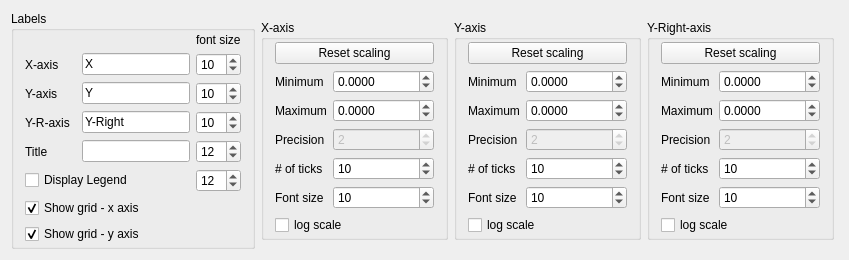
<?xml version="1.0" encoding="UTF-8"?>
<ui version="4.0">
 <class>Chart_display_control</class>
 <widget class="QWidget" name="Chart_display_control">
  <property name="geometry">
   <rect>
    <x>0</x>
    <y>0</y>
    <width>849</width>
    <height>228</height>
   </rect>
  </property>
  <property name="sizePolicy">
   <sizepolicy hsizetype="Preferred" vsizetype="MinimumExpanding">
    <horstretch>0</horstretch>
    <verstretch>0</verstretch>
   </sizepolicy>
  </property>
  <property name="maximumSize">
   <size>
    <width>16777215</width>
    <height>1000000</height>
   </size>
  </property>
  <property name="windowTitle">
   <string>Chart_display_control</string>
  </property>
  <layout class="QHBoxLayout" name="horizontalLayout">
   <item>
    <widget class="QGroupBox" name="labelbox">
     <property name="sizePolicy">
      <sizepolicy hsizetype="MinimumExpanding" vsizetype="Fixed">
       <horstretch>0</horstretch>
       <verstretch>0</verstretch>
      </sizepolicy>
     </property>
     <property name="title">
      <string>Labels</string>
     </property>
     <property name="flat">
      <bool>false</bool>
     </property>
     <property name="checkable">
      <bool>false</bool>
     </property>
     <layout class="QVBoxLayout" name="verticalLayout_2">
      <property name="topMargin">
       <number>2</number>
      </property>
      <property name="bottomMargin">
       <number>2</number>
      </property>
      <item>
       <layout class="QGridLayout" name="gridLayout_3">
        <item row="0" column="0">
         <widget class="QWidget" name="widget_2" native="true"/>
        </item>
        <item row="0" column="1" colspan="2">
         <widget class="QWidget" name="widget_3" native="true"/>
        </item>
        <item row="0" column="3">
         <widget class="QLabel" name="label_12">
          <property name="text">
           <string>font size</string>
          </property>
         </widget>
        </item>
        <item row="1" column="0">
         <widget class="QLabel" name="label">
          <property name="text">
           <string>X-axis</string>
          </property>
         </widget>
        </item>
        <item row="1" column="1" colspan="2">
         <widget class="QLineEdit" name="x_label_edit">
          <property name="text">
           <string>X</string>
          </property>
         </widget>
        </item>
        <item row="1" column="3">
         <widget class="QSpinBox" name="x_label_font_size">
          <property name="minimum">
           <number>2</number>
          </property>
          <property name="maximum">
           <number>40</number>
          </property>
          <property name="value">
           <number>10</number>
          </property>
         </widget>
        </item>
        <item row="2" column="0">
         <widget class="QLabel" name="label_2">
          <property name="text">
           <string>Y-axis</string>
          </property>
         </widget>
        </item>
        <item row="2" column="1" colspan="2">
         <widget class="QLineEdit" name="y_label_edit">
          <property name="text">
           <string>Y</string>
          </property>
         </widget>
        </item>
        <item row="2" column="3">
         <widget class="QSpinBox" name="y_label_font_size">
          <property name="minimum">
           <number>2</number>
          </property>
          <property name="maximum">
           <number>40</number>
          </property>
          <property name="value">
           <number>10</number>
          </property>
         </widget>
        </item>
        <item row="3" column="0">
         <widget class="QLabel" name="y_right_label">
          <property name="text">
           <string>Y-R-axis</string>
          </property>
         </widget>
        </item>
        <item row="3" column="1" colspan="2">
         <widget class="QLineEdit" name="y_right_label_edit">
          <property name="text">
           <string>Y-Right</string>
          </property>
         </widget>
        </item>
        <item row="3" column="3">
         <widget class="QSpinBox" name="y_right_label_font_size">
          <property name="minimum">
           <number>2</number>
          </property>
          <property name="maximum">
           <number>40</number>
          </property>
          <property name="value">
           <number>10</number>
          </property>
         </widget>
        </item>
        <item row="4" column="0">
         <widget class="QLabel" name="label_3">
          <property name="text">
           <string>Title</string>
          </property>
         </widget>
        </item>
        <item row="4" column="1" colspan="2">
         <widget class="QLineEdit" name="title_label_edit"/>
        </item>
        <item row="4" column="3">
         <widget class="QSpinBox" name="title_font_size">
          <property name="minimum">
           <number>2</number>
          </property>
          <property name="maximum">
           <number>40</number>
          </property>
          <property name="value">
           <number>12</number>
          </property>
         </widget>
        </item>
        <item row="5" column="0" colspan="2">
         <widget class="QCheckBox" name="legend_display">
          <property name="text">
           <string>Display Legend</string>
          </property>
         </widget>
        </item>
        <item row="5" column="2">
         <widget class="QWidget" name="widget" native="true"/>
        </item>
        <item row="5" column="3">
         <widget class="QSpinBox" name="legend_font_size">
          <property name="minimum">
           <number>2</number>
          </property>
          <property name="maximum">
           <number>40</number>
          </property>
          <property name="value">
           <number>12</number>
          </property>
         </widget>
        </item>
       </layout>
      </item>
      <item>
       <widget class="QCheckBox" name="x_grid_display">
        <property name="text">
         <string>Show grid - x axis</string>
        </property>
        <property name="checked">
         <bool>true</bool>
        </property>
       </widget>
      </item>
      <item>
       <widget class="QCheckBox" name="y_grid_display">
        <property name="text">
         <string>Show grid - y axis</string>
        </property>
        <property name="checked">
         <bool>true</bool>
        </property>
       </widget>
      </item>
     </layout>
    </widget>
   </item>
   <item>
    <widget class="QGroupBox" name="xbox">
     <property name="sizePolicy">
      <sizepolicy hsizetype="Preferred" vsizetype="Fixed">
       <horstretch>0</horstretch>
       <verstretch>0</verstretch>
      </sizepolicy>
     </property>
     <property name="title">
      <string>X-axis</string>
     </property>
     <property name="flat">
      <bool>false</bool>
     </property>
     <layout class="QVBoxLayout" name="verticalLayout">
      <property name="sizeConstraint">
       <enum>QLayout::SetMinimumSize</enum>
      </property>
      <property name="topMargin">
       <number>2</number>
      </property>
      <property name="bottomMargin">
       <number>2</number>
      </property>
      <item>
       <layout class="QGridLayout" name="gridLayout">
        <property name="sizeConstraint">
         <enum>QLayout::SetMinimumSize</enum>
        </property>
        <item row="5" column="1">
         <widget class="QSpinBox" name="x_axis_font_size">
          <property name="minimum">
           <number>2</number>
          </property>
          <property name="maximum">
           <number>40</number>
          </property>
          <property name="singleStep">
           <number>2</number>
          </property>
          <property name="value">
           <number>10</number>
          </property>
         </widget>
        </item>
        <item row="5" column="0">
         <widget class="QLabel" name="label_13">
          <property name="text">
           <string>Font size</string>
          </property>
         </widget>
        </item>
        <item row="4" column="1">
         <widget class="QSpinBox" name="x_nticks">
          <property name="value">
           <number>10</number>
          </property>
         </widget>
        </item>
        <item row="4" column="0">
         <widget class="QLabel" name="label_9">
          <property name="text">
           <string># of ticks</string>
          </property>
         </widget>
        </item>
        <item row="3" column="1">
         <widget class="QSpinBox" name="x_precision">
          <property name="enabled">
           <bool>false</bool>
          </property>
          <property name="value">
           <number>2</number>
          </property>
         </widget>
        </item>
        <item row="3" column="0">
         <widget class="QLabel" name="label_8">
          <property name="text">
           <string>Precision</string>
          </property>
         </widget>
        </item>
        <item row="2" column="1">
         <widget class="QDoubleSpinBox" name="x_max">
          <property name="decimals">
           <number>4</number>
          </property>
          <property name="minimum">
           <double>-999999999.000000000000000</double>
          </property>
          <property name="maximum">
           <double>999999999.000000000000000</double>
          </property>
         </widget>
        </item>
        <item row="2" column="0">
         <widget class="QLabel" name="label_5">
          <property name="text">
           <string>Maximum</string>
          </property>
         </widget>
        </item>
        <item row="1" column="1">
         <widget class="QDoubleSpinBox" name="x_min">
          <property name="decimals">
           <number>4</number>
          </property>
          <property name="minimum">
           <double>-999999999.000000000000000</double>
          </property>
          <property name="maximum">
           <double>999999999.000000000000000</double>
          </property>
         </widget>
        </item>
        <item row="1" column="0">
         <widget class="QLabel" name="label_4">
          <property name="text">
           <string>Minimum</string>
          </property>
         </widget>
        </item>
        <item row="0" column="0" colspan="2">
         <widget class="QPushButton" name="x_autoscale">
          <property name="text">
           <string>Reset scaling</string>
          </property>
         </widget>
        </item>
       </layout>
      </item>
      <item>
       <widget class="QCheckBox" name="x_logscale">
        <property name="text">
         <string>log scale</string>
        </property>
       </widget>
      </item>
     </layout>
    </widget>
   </item>
   <item>
    <widget class="QGroupBox" name="ybox">
     <property name="sizePolicy">
      <sizepolicy hsizetype="Preferred" vsizetype="Fixed">
       <horstretch>0</horstretch>
       <verstretch>0</verstretch>
      </sizepolicy>
     </property>
     <property name="title">
      <string>Y-axis</string>
     </property>
     <property name="flat">
      <bool>false</bool>
     </property>
     <layout class="QVBoxLayout" name="verticalLayout_3">
      <property name="sizeConstraint">
       <enum>QLayout::SetMinimumSize</enum>
      </property>
      <property name="topMargin">
       <number>2</number>
      </property>
      <property name="bottomMargin">
       <number>2</number>
      </property>
      <item>
       <layout class="QGridLayout" name="gridLayout_2">
        <property name="sizeConstraint">
         <enum>QLayout::SetMinimumSize</enum>
        </property>
        <item row="0" column="0" colspan="2">
         <widget class="QPushButton" name="y_autoscale">
          <property name="text">
           <string>Reset scaling</string>
          </property>
         </widget>
        </item>
        <item row="1" column="0">
         <widget class="QLabel" name="label_6">
          <property name="text">
           <string>Minimum</string>
          </property>
         </widget>
        </item>
        <item row="1" column="1">
         <widget class="QDoubleSpinBox" name="y_min">
          <property name="decimals">
           <number>4</number>
          </property>
          <property name="minimum">
           <double>-999999999.000000000000000</double>
          </property>
          <property name="maximum">
           <double>999999999.000000000000000</double>
          </property>
         </widget>
        </item>
        <item row="2" column="0">
         <widget class="QLabel" name="label_7">
          <property name="text">
           <string>Maximum</string>
          </property>
         </widget>
        </item>
        <item row="2" column="1">
         <widget class="QDoubleSpinBox" name="y_max">
          <property name="decimals">
           <number>4</number>
          </property>
          <property name="minimum">
           <double>-999999.000000000000000</double>
          </property>
          <property name="maximum">
           <double>999999999.000000000000000</double>
          </property>
         </widget>
        </item>
        <item row="3" column="0">
         <widget class="QLabel" name="label_10">
          <property name="text">
           <string>Precision</string>
          </property>
         </widget>
        </item>
        <item row="3" column="1">
         <widget class="QSpinBox" name="y_precision">
          <property name="enabled">
           <bool>false</bool>
          </property>
          <property name="value">
           <number>2</number>
          </property>
         </widget>
        </item>
        <item row="4" column="0">
         <widget class="QLabel" name="label_11">
          <property name="text">
           <string># of ticks</string>
          </property>
         </widget>
        </item>
        <item row="4" column="1">
         <widget class="QSpinBox" name="y_nticks">
          <property name="value">
           <number>10</number>
          </property>
         </widget>
        </item>
        <item row="5" column="0">
         <widget class="QLabel" name="label_14">
          <property name="text">
           <string>Font size</string>
          </property>
         </widget>
        </item>
        <item row="5" column="1">
         <widget class="QSpinBox" name="y_axis_font_size">
          <property name="minimum">
           <number>2</number>
          </property>
          <property name="maximum">
           <number>40</number>
          </property>
          <property name="singleStep">
           <number>2</number>
          </property>
          <property name="value">
           <number>10</number>
          </property>
         </widget>
        </item>
       </layout>
      </item>
      <item>
       <widget class="QCheckBox" name="y_logscale">
        <property name="enabled">
         <bool>true</bool>
        </property>
        <property name="text">
         <string>log scale</string>
        </property>
       </widget>
      </item>
     </layout>
    </widget>
   </item>
   <item>
    <widget class="QGroupBox" name="ybox_right">
     <property name="sizePolicy">
      <sizepolicy hsizetype="Preferred" vsizetype="Fixed">
       <horstretch>0</horstretch>
       <verstretch>0</verstretch>
      </sizepolicy>
     </property>
     <property name="title">
      <string>Y-Right-axis</string>
     </property>
     <property name="flat">
      <bool>false</bool>
     </property>
     <layout class="QVBoxLayout" name="verticalLayout_4">
      <property name="sizeConstraint">
       <enum>QLayout::SetMinimumSize</enum>
      </property>
      <property name="topMargin">
       <number>2</number>
      </property>
      <property name="bottomMargin">
       <number>2</number>
      </property>
      <item>
       <layout class="QGridLayout" name="gridLayout_4">
        <property name="sizeConstraint">
         <enum>QLayout::SetMinimumSize</enum>
        </property>
        <item row="0" column="0" colspan="2">
         <widget class="QPushButton" name="y_right_autoscale">
          <property name="text">
           <string>Reset scaling</string>
          </property>
         </widget>
        </item>
        <item row="1" column="0">
         <widget class="QLabel" name="label_15">
          <property name="text">
           <string>Minimum</string>
          </property>
         </widget>
        </item>
        <item row="1" column="1">
         <widget class="QDoubleSpinBox" name="y_right_min">
          <property name="decimals">
           <number>4</number>
          </property>
          <property name="minimum">
           <double>-999999999.000000000000000</double>
          </property>
          <property name="maximum">
           <double>999999999.000000000000000</double>
          </property>
         </widget>
        </item>
        <item row="2" column="0">
         <widget class="QLabel" name="label_16">
          <property name="text">
           <string>Maximum</string>
          </property>
         </widget>
        </item>
        <item row="2" column="1">
         <widget class="QDoubleSpinBox" name="y_right_max">
          <property name="decimals">
           <number>4</number>
          </property>
          <property name="minimum">
           <double>-999999.000000000000000</double>
          </property>
          <property name="maximum">
           <double>999999999.000000000000000</double>
          </property>
         </widget>
        </item>
        <item row="3" column="0">
         <widget class="QLabel" name="label_17">
          <property name="text">
           <string>Precision</string>
          </property>
         </widget>
        </item>
        <item row="3" column="1">
         <widget class="QSpinBox" name="y_right_precision">
          <property name="enabled">
           <bool>false</bool>
          </property>
          <property name="value">
           <number>2</number>
          </property>
         </widget>
        </item>
        <item row="4" column="0">
         <widget class="QLabel" name="label_18">
          <property name="text">
           <string># of ticks</string>
          </property>
         </widget>
        </item>
        <item row="4" column="1">
         <widget class="QSpinBox" name="y_right_nticks">
          <property name="value">
           <number>10</number>
          </property>
         </widget>
        </item>
        <item row="5" column="0">
         <widget class="QLabel" name="label_19">
          <property name="text">
           <string>Font size</string>
          </property>
         </widget>
        </item>
        <item row="5" column="1">
         <widget class="QSpinBox" name="y_right_axis_font_size">
          <property name="minimum">
           <number>2</number>
          </property>
          <property name="maximum">
           <number>40</number>
          </property>
          <property name="singleStep">
           <number>2</number>
          </property>
          <property name="value">
           <number>10</number>
          </property>
         </widget>
        </item>
       </layout>
      </item>
      <item>
       <widget class="QCheckBox" name="y_right_logscale">
        <property name="enabled">
         <bool>true</bool>
        </property>
        <property name="text">
         <string>log scale</string>
        </property>
       </widget>
      </item>
     </layout>
    </widget>
   </item>
   <item>
    <spacer name="horizontalSpacer">
     <property name="orientation">
      <enum>Qt::Horizontal</enum>
     </property>
     <property name="sizeHint" stdset="0">
      <size>
       <width>17</width>
       <height>20</height>
      </size>
     </property>
    </spacer>
   </item>
  </layout>
 </widget>
 <layoutdefault spacing="6" margin="11"/>
 <resources/>
 <connections/>
</ui>
